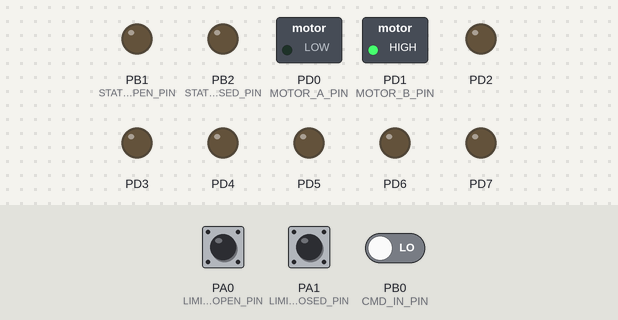
Simulated run of this program. Board: ATmega16, built with avr-gcc and emulated at 8 MHz. On the bench: switched loads named in the program (green lamp = pin HIGH), output pins drawn as LEDs (lit = HIGH). Inputs (shaded band) come from the test bench; at power-on: PA0 (LIMIT_SWITCH_OPEN_PIN) LOW, PA1 (LIMIT_SWITCH_CLOSED_PIN) LOW, PB0 (CMD_IN_PIN) LOW.

Above: at 1.2 s.
1.3 s: PA0 (LIMIT_SWITCH_OPEN_PIN) pulled HIGH for 0.15 s
At 2.3 s:
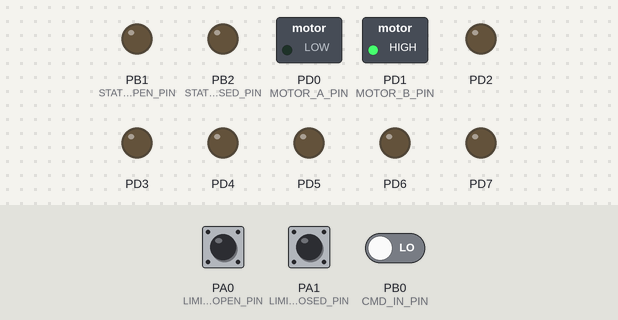
3.0 s: PA1 (LIMIT_SWITCH_CLOSED_PIN) pulled HIGH for 0.15 s
At 3.6 s:
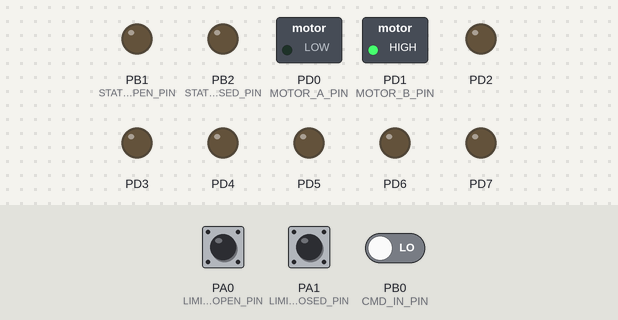
4.6 s: PB0 (CMD_IN_PIN) driven HIGH
At 5.2 s:
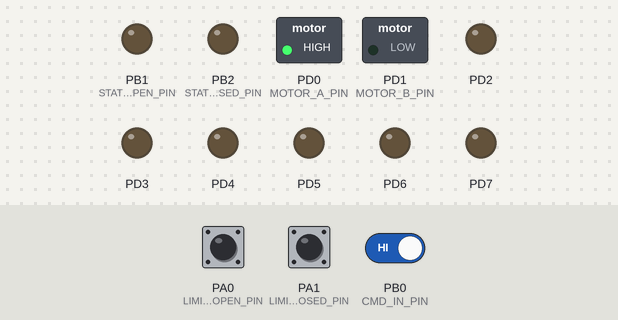
6.1 s: PA0 (LIMIT_SWITCH_OPEN_PIN) pulled HIGH for 1 s
At 6.9 s:
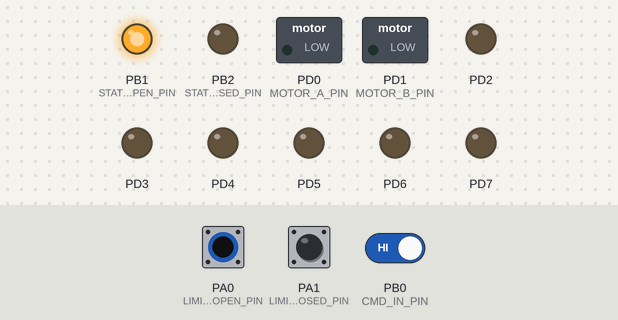
9.1 s: PA1 (LIMIT_SWITCH_CLOSED_PIN) pulled HIGH for 1 s
At 9.6 s:
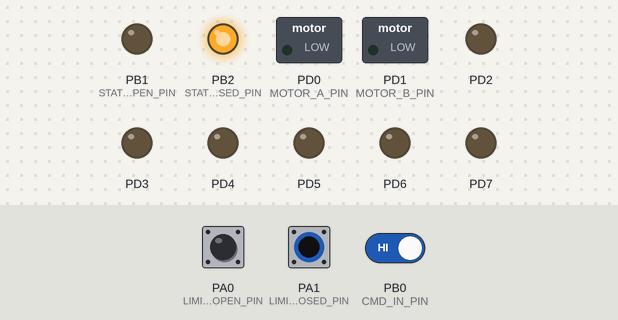
12.1 s: PA0 (LIMIT_SWITCH_OPEN_PIN) pulled HIGH for 0.15 s
At 13.0 s:
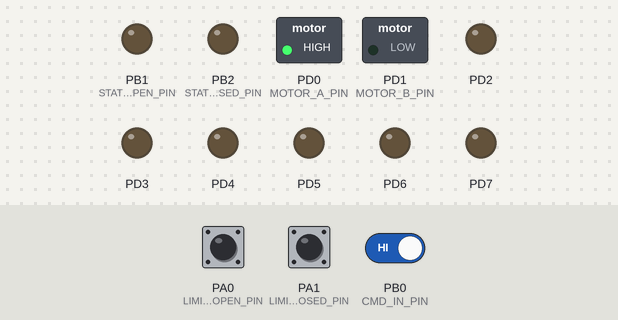
Timing chart, 0 to 14.8 s (numbered marks = the images above; inputs shaded):
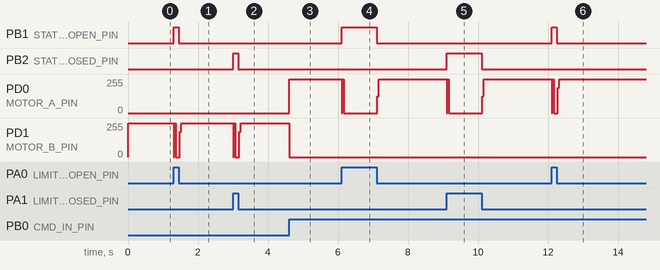

Measured:
- after the input at 1.3 s, PB1 (STATUS_IS_OPEN_PIN): LOW → HIGH at once, → LOW 0.15 s later; PD1 (MOTOR_B_PIN): 255/255 → 0/255 at once, → 255/255 0.18 s later
- after the input at 3.0 s, PB2 (STATUS_IS_CLOSED_PIN): LOW → HIGH at once, → LOW 0.15 s later; PD1 (MOTOR_B_PIN): 255/255 → 0/255 at once, → 255/255 0.18 s later
- after the input at 4.6 s, PD0 (MOTOR_A_PIN): 0/255 → 255/255 at once; PD1 (MOTOR_B_PIN): 255/255 → 0/255 at once
- after the input at 6.1 s, PB1 (STATUS_IS_OPEN_PIN): LOW → HIGH at once, → LOW 1.0 s later; PD0 (MOTOR_A_PIN): 255/255 → 0/255 at once, → 255/255 1.0 s later
- after the input at 9.1 s, PB2 (STATUS_IS_CLOSED_PIN): LOW → HIGH at once, → LOW 1.0 s later; PD0 (MOTOR_A_PIN): 255/255 → 0/255 at once, → 255/255 1.0 s later
- after the input at 12.1 s, PB1 (STATUS_IS_OPEN_PIN): LOW → HIGH at once, → LOW 0.15 s later; PD0 (MOTOR_A_PIN): 255/255 → 0/255 at once, → 255/255 0.18 s later

The program:

main.c
```c
/*
 * =================================================================================
 * WAREHOUSE ROBOT - MODULE 4: GRIPPER CONTROL (DEFINITIVE - TWO-WIRE STATUS)
 * This version uses two separate status output pins for unambiguous feedback.
 * MCU: ATmega16
 * Clock: 8MHz
 * =================================================================================
 */

#define F_CPU 8000000UL
#include <avr/io.h>
#include <util/delay.h>

// --- Pin Definitions --- //
#define LIMIT_SWITCH_OPEN_PIN   PINA0
#define LIMIT_SWITCH_CLOSED_PIN PINA1

#define CMD_IN_PIN              PINB0
#define STATUS_IS_OPEN_PIN      PB1   // Dedicated "I am Open" signal
#define STATUS_IS_CLOSED_PIN    PB2   // Dedicated "I am Closed" signal

#define MOTOR_A_PIN             PD0
#define MOTOR_B_PIN             PD1

int main(void) {
    DDRA = 0x00;
    DDRB = (1 << STATUS_IS_OPEN_PIN) | (1 << STATUS_IS_CLOSED_PIN); // Set both status pins as output
    DDRD = 0xFF;

    PORTD = 0x00; // Motor off
    PORTB = 0x00; // All status low

    while (1) {
        // --- Part 1: Motor Control ---
        // This logic just runs the motor based on the command.
        if (PINB & (1 << CMD_IN_PIN)) { // If command is HIGH ("CLOSE")
             PORTD |= (1 << MOTOR_A_PIN);
             PORTD &= ~(1 << MOTOR_B_PIN);
        } else { // If command is LOW ("OPEN")
             PORTD &= ~(1 << MOTOR_A_PIN);
             PORTD |= (1 << MOTOR_B_PIN);
        }

        // --- Part 2: Status Reporting ---
        // This logic continuously reports the state of the buttons. It's separate from motor control.
        if (PINA & (1 << LIMIT_SWITCH_OPEN_PIN)) {
            PORTD = 0x00; // Stop motor
            PORTB |= (1 << STATUS_IS_OPEN_PIN); // Set OPEN status HIGH
        } else {
            PORTB &= ~(1 << STATUS_IS_OPEN_PIN); // Set OPEN status LOW
        }

        if (PINA & (1 << LIMIT_SWITCH_CLOSED_PIN)) {
            PORTD = 0x00; // Stop motor
            PORTB |= (1 << STATUS_IS_CLOSED_PIN); // Set CLOSED status HIGH
        } else {
            PORTB &= ~(1 << STATUS_IS_CLOSED_PIN); // Set CLOSED status LOW
        }

        _delay_ms(10);
    }
}
```
